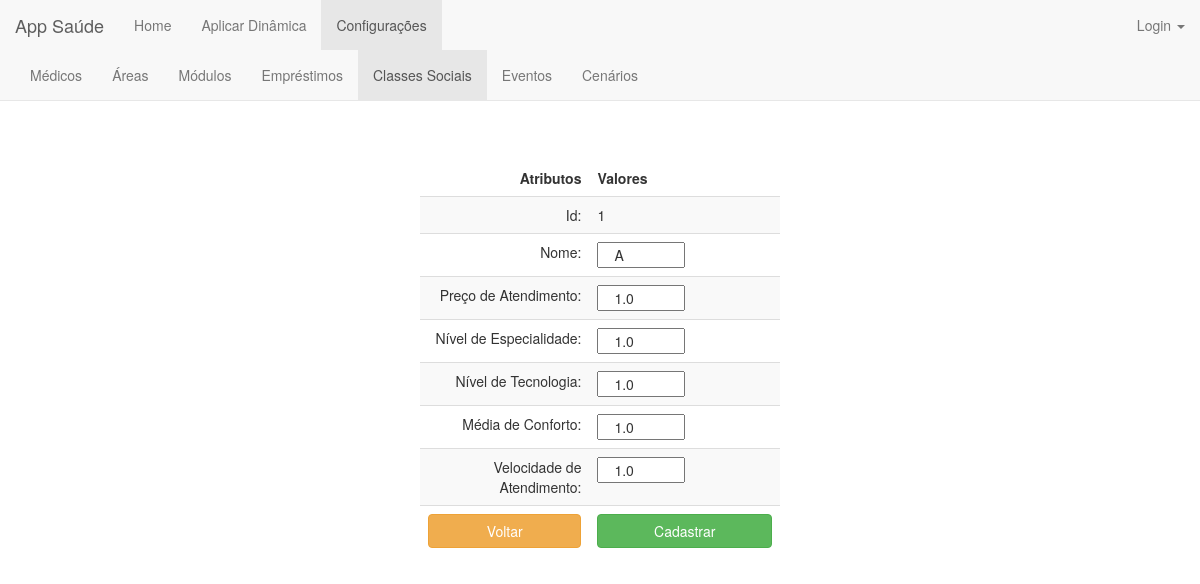
Page /classe_social/edit/1/ on the committed database.
### classe_social/models.py (models this page shows)
class Classe_Social(models.Model):
    classificacao = ((1, '1'), (2, '2'), (3, '3'))
    id = models.AutoField(u'id', primary_key=True, unique=True)
    nome = models.CharField(max_length=200)
    preco_atendimento = models.FloatField(validators=[MinValueValidator(0.0)])
    nivel_especialidade = models.FloatField(validators=[MinValueValidator(0.0), MaxValueValidator(3.0)])
    nivel_tecnologia = models.FloatField(validators=[MinValueValidator(0.0), MaxValueValidator(3.0)])
    media_conforto = models.FloatField(validators=[MinValueValidator(0.0), MaxValueValidator(3.0)])
    velocidade_atendimento = models.FloatField(validators=[MinValueValidator(0.0), MaxValueValidator(3.0)])

### classe_social/views.py (the view)
# urls.py: url(r'^edit/(?P<id>\d+)/$', views.classe_social_edit, name='classe_social_edit'),
def classe_social_edit(request, id):
    classe = get_object_or_404(Classe_Social, pk=id)
    form = Classe_Social_Form(instance=classe)
    if request.method == 'POST':
        form = Classe_Social_Form(request.POST, instance=classe)
        if form.is_valid():
            form.save()
            return HttpResponseRedirect('/classe_social')
    return render(request, 'classe_social/classe_social_edit.html', {'form': form, 'id': id})

### classe_social/templates/classe_social/classe_social_edit.html (shortened to what this page needs)
{% extends 'home/base_configuracoes.html' %}
{% block classe_social %}class="active"{% endblock %}
{% block body %}
    <center><h1>Cadastrar Classe Social</h1></center><br>
<form action="." method="POST">{% csrf_token %}
    <div style="width: 30%; position: absolute; top:20%; bottom: 0; left: 0; right: 0; margin: 0 auto;">
        <table class="table table-striped" align="center">
            <thead>
            <tr>
                <td align="right"><b>Atributos</b></td>
                <td align="left"><b>Valores</b></td>
            </tr>
            </thead>
            <tbody>
            <tr>
                <td align="right">Id:</td>
                <td align="left">{{id}}</td>
            </tr>
            <tr>
                <td align="right">Nome:</td>
                <td align="left">{{form.nome}}</td>
            </tr>
            <tr>
                <td align="right">Preço de Atendimento:</td>
                <td align="left">{{form.preco_atendimento}}</td>
            </tr>
            <tr>
                <td align="right">Nível de Especialidade:</td>
                <td align="left">{{form.nivel_especialidade}}</td>
            </tr>
            <tr>
                <td align="right">Nível de Tecnologia:</td>
                <td align="left">{{form.nivel_tecnologia}}</td>
            </tr>
            <tr>
                <td align="right">Média de Conforto:</td>
                <td align="left">{{form.media_conforto}}</td>
            </tr>
            <tr>
                <td align="right">Velocidade de Atendimento:</td>
                <td align="left">{{form.velocidade_atendimento}}</td>
            </tr>
            <tr>
                <td align="right"><a  style="text-decoration:none;" href="{% url 'classe_social:classe_social_index' %}"><button type="button" class="btn btn-warning btn-block" >Voltar</button></a></td>
                <td align="left"><button type="submit" class="btn btn-success btn-block" >Cadastrar</button></td>
            </tr>
            </tbody>
        </table>
    </div>
</form>
{% endblock body %}

### rows in the picture
Classe_Social: nome "A", preco_atendimento "1.0", nivel_especialidade "1.0", nivel_tecnologia "1.0", media_conforto "1.0", velocidade_atendimento "1.0"

### other values in the picture
{{ id }} "1"
